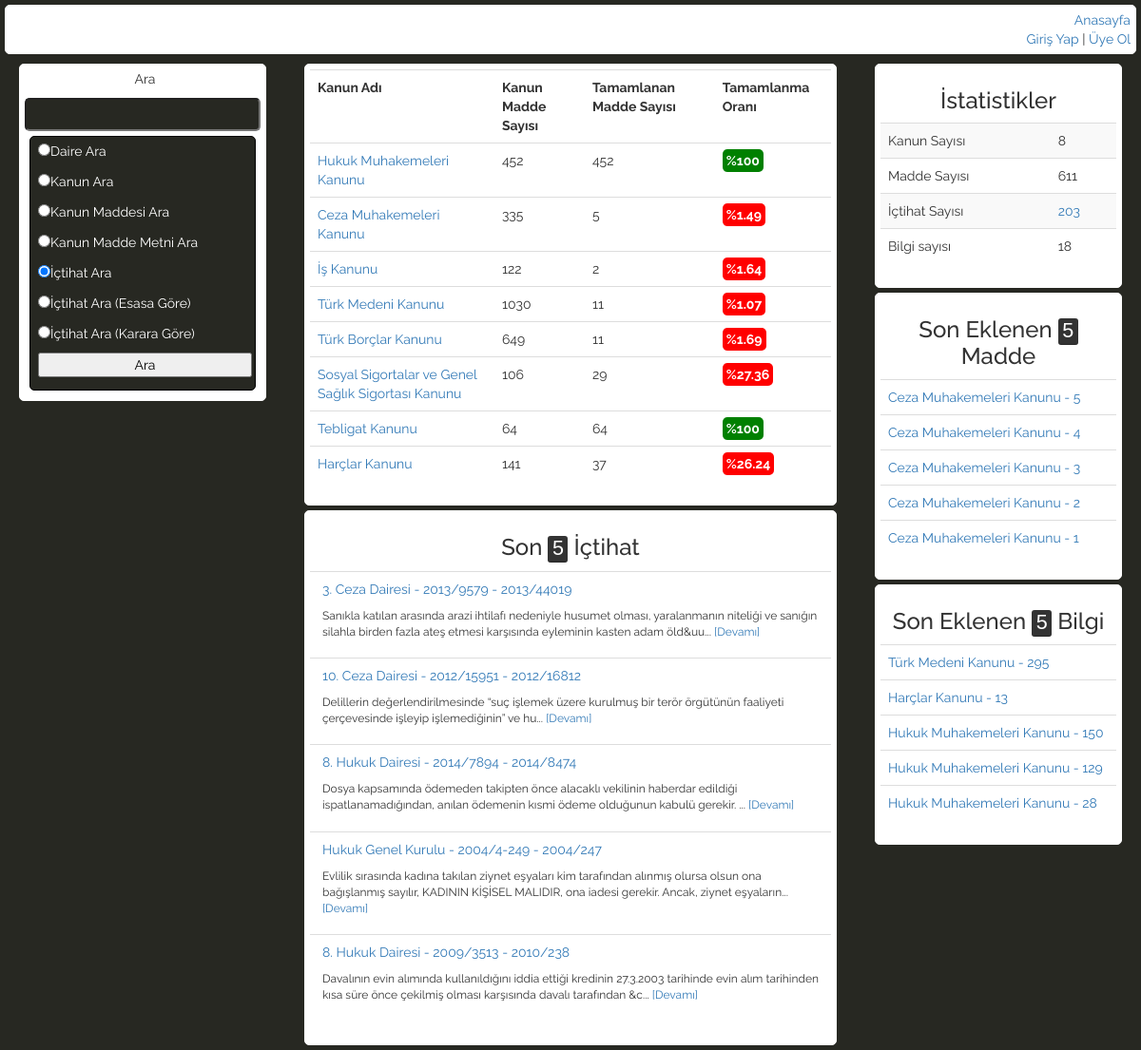
The page / on the database its author committed.
### tables this page shows
CREATE TABLE IF NOT EXISTS `kanunlar` (
  `id` int(11) NOT NULL AUTO_INCREMENT,
  `kanunadi` varchar(255) NOT NULL,
  `kanunno` int(11) NOT NULL,
  `maddesayisi` int(11) NOT NULL,
  PRIMARY KEY (`id`),
  KEY `kanunadi` (`kanunadi`),
  KEY `kanunno` (`kanunno`)
);

CREATE TABLE IF NOT EXISTS `serh` (
  `id` int(11) NOT NULL AUTO_INCREMENT,
  `daire` varchar(255) NOT NULL,
  `esasno` varchar(100) NOT NULL,
  `kararno` varchar(100) NOT NULL,
  `ozet` text NOT NULL,
  `serh` longtext NOT NULL,
  `ilgili` varchar(255) NOT NULL,
  PRIMARY KEY (`id`),
  KEY `ilgili` (`ilgili`),
  KEY `daire` (`daire`)
);

CREATE TABLE IF NOT EXISTS `kanun` (
  `id` int(11) NOT NULL AUTO_INCREMENT,
  `kanunadi` varchar(255) NOT NULL,
  `kanunno` int(11) NOT NULL,
  `maddeno` int(11) NOT NULL,
  `madde` text NOT NULL,
  `ilgiliserh` varchar(255) NOT NULL,
  `bilgibaslik` varchar(255) NOT NULL,
  PRIMARY KEY (`id`),
  KEY `ilgiliserh` (`ilgiliserh`),
  KEY `maddeno` (`maddeno`),
  KEY `kanunadi` (`kanunadi`),
  KEY `kanunno` (`kanunno`),
  KEY `bilgibaslik` (`bilgibaslik`),
  FULLTEXT KEY `ilgiliserh_2` (`ilgiliserh`)
);

CREATE TABLE IF NOT EXISTS `bilgitbl` (
  `id` int(11) NOT NULL AUTO_INCREMENT,
  `bilgibaslik` varchar(255) NOT NULL,
  `bilgi` text NOT NULL,
  PRIMARY KEY (`id`),
  KEY `bilgibaslik` (`bilgibaslik`)
);

### dstat.php (the view, shortened to what this page needs)
<table class="table table-hover">
	<?php
	include('baglan.php');
			$kanunlardan = mysqli_query($baglan, "select * from kanunlar");
			echo "<tr>
			<td><b>Kanun Adı </b></td>
			<td><b>Kanun Madde Sayısı</b> </td>
			<td><b>Tamamlanan Madde Sayısı</b> </td>
			<td><b>Tamamlanma Oranı</b></td>
		</tr>
		";
	while ($kanunlar = mysqli_fetch_array($kanunlardan)) {
		extract($kanunlar);
		$kanundan = mysqli_query($baglan, "select * from kanun where kanunadi = '$kanunadi'");
		$saybakim = mysqli_num_rows($kanundan);
		echo "<tr>
				<td><a href='dkanungoster.php?kanun=$kanunadi&no=$kanunno'>$kanunadi</a></td>
				<td>$maddesayisi</td>
				<td>$saybakim </td>
				<td>";
				@$oran = round($saybakim/$maddesayisi*100,2);
				if($oran=='100'){
					echo "<span style='border-radius:5px;background-color:green; color:#fff; font-weight:bolder; padding:4px'>%$oran</span>";
				} else {echo "<span style='border-radius:5px; background-color:red; color:#fff; font-weight:bolder; padding:4px'>%$oran</span>";}
	}
 ?>
</table>

### index.php (shortened to what this page needs)
<?php include('baglan.php');
include('fonk.php'); ?>
<!DOCTYPE html PUBLIC "-//W3C//DTD XHTML 1.0 Transitional//EN" "http://www.w3.org/TR/xhtml1/DTD/xhtml1-transitional.dtd">
<html xmlns="http://www.w3.org/1999/xhtml" xml:lang="en">
<head>
	<link rel="stylesheet" href="css/bootstrap.min.css" />
	<link rel="stylesheet" href="css/ozel.css" />
</head>
<body style="background-color: #272822;" >
<?php include('dmenu.php'); ?>
	<div class="col-md-3">
		<div class="beyazkutu">
		<form action="" method="POST">
			<p align="center">Ara</p> <input name="veri" type="text" />
			<div class="karakutu">
					<p><input type="radio" name="ara" value="daireara">Daire Ara</p>
					<p><input type="radio" name="ara" value="kanunara">Kanun Ara</p>
					<p><input type="radio" name="ara" value="kmdara">Kanun Maddesi Ara</p>
					<p><input type="radio" name="ara" value="kmdmtnara">Kanun Madde Metni Ara</p>
					<p><input type="radio" name="ara" value="ictihatara" checked="checked">İçtihat Ara</p>
					<p><input type="radio" name="ara" value="eictihatara">İçtihat Ara (Esasa Göre)</p>
					<p><input type="radio" name="ara" value="kictihatara">İçtihat Ara (Karara Göre)</p>
					<p><input type="submit" value="Ara" /></p>
				</form>
			</div>
		</div>
	<div class="col-md-6">
		<div class="beyazkutu">
			<?php include('dstat.php'); ?>
		</div>
		<div class="beyazkutu">
			<?php include('dsnctht.php'); ?>
		</div>
	</div>
	<div class="col-md-3">
		<div class="beyazkutu">
			<?php include('dgenelstat.php'); ?>
		</div>
		<div class="beyazkutu">
			<?php include('dsnbsmd.php'); ?>
		</div>
		<div class="beyazkutu">
			<?php include('dsnbsblg.php'); ?>
		</div>
	</div>
</body>
</html>

### dmenu.php (shortened to what this page needs)
<div class="row">
	<div class="col-md-12">
		<div class="beyazkutu saga"><a href="index.php">Anasayfa</a>
			<?php
				if (@$_SESSION['kullanici'] == 'admin') {
					echo $_SESSION['kullanici']." | <a href='exit.php'>Çıkış Yap</a><br>";
					echo "<a href='kanunekle.php'>Kanun Ekle</a> | <a href='dairekle.php'>Daire Ekle</a> | <a href='iekle.php'> İçtihat Ekle </a>";
				} else {
					echo "<br><a href='giris.php'>Giriş Yap</a> | <a href=''>Üye Ol</a>";
				}
			 ?>
		</div>
	</div>
</div>

### dsnctht.php
<h3 style="text-align:center">Son <kbd>5</kbd> İçtihat</h3>
<table class="table table-hover">
<?php
	$son10 = mysqli_query($baglan, "select * from serh order by id desc limit 0,5");
	while ($son10getir = mysqli_fetch_array($son10)) {
		extract($son10getir);
		echo "<tr><td><p><a href='dserhgoster.php?id=$id'>$daire - $esasno - $kararno</a></p>";
		echo "<p style='font-size:12px;'>" . substr(strip_tags($ozet),0,200) . "... <a href='serhgoster.php?id=$id'>[Devamı]</a></p></td></tr>";
	}
 ?>
 </table>

### dgenelstat.php (shortened to what this page needs)
<h3 style="text-align:center">İstatistikler</h3>
<table class="table table-striped">
<?php
	$kanunst1 = mysqli_query($baglan, "select * from kanunlar");
	$kanunst = mysqli_num_rows($kanunst1);
	$maddest1 = mysqli_query($baglan, "select * from kanun");
	$maddest = mysqli_num_rows($maddest1);
	$serhst1 = mysqli_query($baglan, "select * from serh");
	$serhst = mysqli_num_rows($serhst1);
	$bilgist1 = mysqli_query($baglan, "select * from bilgitbl");
	$bilgist = mysqli_num_rows($bilgist1);
?>
	<tr>
		<td>Kanun Sayısı</td>
		<td><?php echo $kanunst; ?></td>
	</tr>
	<tr>
		<td>Madde Sayısı</td>
		<td><?php echo $maddest; ?></td>
	</tr>
	<tr>
		<td>İçtihat Sayısı</td>
		<td><?php echo "<a href='icgoster.php'> $serhst </a>"; ?></td>
	</tr>
	<tr>
		<td>Bilgi sayısı</td>
		<td><?php echo $bilgist;?></td>
	</tr>
</table>

### dsnbsmd.php
<h3 style="text-align:center">Son Eklenen <kbd>5</kbd> Madde</h3>
<?php
	$sonmaddeler = mysqli_query($baglan, "select * from kanun order by id desc limit 0,5");
	echo "<table class='table table-hover'>";
	while ($son5madde = mysqli_fetch_array($sonmaddeler)) {
		extract($son5madde);
		$temizmadde = substr(strip_tags($madde),0,200);
		echo "<tr><td><a title='$temizmadde ...devamı için tıklayın' href='dtekkanungoster.php?ilgili=$ilgiliserh'> $ilgiliserh </a> </td></tr>";
	}
	echo "</table>";
 ?>

### dsnbsblg.php
<h3 style="text-align:center">Son Eklenen <kbd>5</kbd> Bilgi</h3>
<table class="table table-hover">
<?php
	$bilgigetir = mysqli_query($baglan, "select * from bilgitbl order by id desc limit 0,5");
	while ($bilgi = mysqli_fetch_array($bilgigetir)) {
		extract($bilgi);
		echo "<tr><td><a href='bilgigoster.php?ilgili=$bilgibaslik'>$bilgibaslik</a></td></tr>";
	}
 ?>
</table>

### css/ozel.css (style rules this page uses)
body { font-family: Raleway; }
body { list-style: none; }
.beyazkutu input[type="text"] { width: 100%; height:35px; padding-left: 10px; background-color: #272822; color:#fff; border-radius:5px; }
input[type="text"] { width:100%; padding-left: 10px; height: 35px; }
input[type="submit"] { width: 100%; color:#000; }
.beyazkutu { border-style: solid; border-width:1px; border-color:white; background-color: #fff; margin:5px; padding: 5px; border-radius: 5px; }
.beyazkutu p { padding-left: 5px; }
.karakutu { border-style: solid; border-width: 1px; border-color:#000; background-color: #272822; margin:5px; padding:3px; border-radius: 5px; color:#fff; }
.beyazkutu.saga { text-align: right; }

### rows shown on the page
kanunlar: kanunadi "Hukuk Muhakemeleri Kanunu", maddesayisi "452", saybakim "452", maddesayisi "100"
kanunlar: kanunadi "Ceza Muhakemeleri Kanunu", maddesayisi "335", saybakim "5", maddesayisi "1.49"
kanunlar: kanunadi "İş Kanunu", maddesayisi "122", saybakim "2", maddesayisi "1.64"
kanunlar: kanunadi "Türk Medeni Kanunu", maddesayisi "1030", saybakim "11", maddesayisi "1.07"
kanunlar: kanunadi "Türk Borçlar Kanunu", maddesayisi "649", saybakim "11", maddesayisi "1.69"
kanunlar: kanunadi "Sosyal Sigortalar ve Genel Sağlık Sigortası Kanunu", maddesayisi "106", saybakim "29", maddesayisi "27.36"
kanunlar: kanunadi "Tebligat Kanunu", maddesayisi "64", saybakim "64", maddesayisi "100"
kanunlar: kanunadi "Harçlar Kanunu", maddesayisi "141", saybakim "37", maddesayisi "26.24"
serh: daire "3. Ceza Dairesi", esasno "2013/9579", kararno "2013/44019", ozet "Sanıkla katılan arasında arazi ihtilafı nedeniyle husumet olması, yaralanmanın niteliği ve sanığın silahla birden fazla ateş etmesi karşısında eyleminin kasten adam öld&uu"
serh: daire "10. Ceza Dairesi", esasno "2012/15951", kararno "2012/16812", ozet "Delillerin değerlendirilmesinde “suç işlemek üzere kurulmuş bir terör örgütünün faaliyeti çerçevesinde işleyip işlemediğinin” ve hu"
serh: daire "8. Hukuk Dairesi", esasno "2014/7894", kararno "2014/8474", ozet "Dosya kapsamında ödemeden takipten önce alacaklı vekilinin haberdar edildiği ispatlanamadığından, anılan ödemenin kısmi ödeme olduğunun kabulü gerekir."
serh: daire "Hukuk Genel Kurulu", esasno "2004/4-249", kararno "2004/247", ozet "Evlilik sırasında kadına takılan ziynet eşyaları kim tarafından alınmış olursa olsun ona bağışlanmış sayılır, KADININ KİŞİSEL MALIDIR, ona iadesi gerekir. Ancak, ziynet eşyaların"
serh: daire "8. Hukuk Dairesi", esasno "2009/3513", kararno "2010/238", ozet "Davalının evin alımında kullanıldığını iddia ettiği kredinin 27.3.2003 tarihinde evin alım tarihinden kısa süre önce çekilmiş olması karşısında davalı tarafından &c"
kanun: ilgiliserh "Ceza Muhakemeleri Kanunu - 5"
kanun: ilgiliserh "Ceza Muhakemeleri Kanunu - 4"
kanun: ilgiliserh "Ceza Muhakemeleri Kanunu - 3"
kanun: ilgiliserh "Ceza Muhakemeleri Kanunu - 2"
kanun: ilgiliserh "Ceza Muhakemeleri Kanunu - 1"
bilgitbl: bilgibaslik "Türk Medeni Kanunu - 295"
bilgitbl: bilgibaslik "Harçlar Kanunu - 13"
bilgitbl: bilgibaslik "Hukuk Muhakemeleri Kanunu - 150"
bilgitbl: bilgibaslik "Hukuk Muhakemeleri Kanunu - 129"
bilgitbl: bilgibaslik "Hukuk Muhakemeleri Kanunu - 28"

### other values the page prints
$kanunst "8"
$maddest "611"
$serhst "203"
$bilgist "18"
